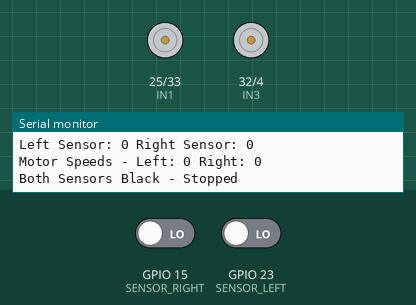
Bench run of a sketch on a simulated ESP32. Parts: motor-driver pin pairs drawn as motors (green arrow = first pin HIGH = forward, orange = second pin HIGH = backward, longer = more drive, scaled by the enable pin), the last lines printed to the serial monitor. Inputs (shaded band) come from the test bench; at power-on: GPIO 15 (SENSOR_RIGHT) LOW, GPIO 23 (SENSOR_LEFT) LOW.

Above: at 1.2 s.
1.3 s: GPIO 15 (SENSOR_RIGHT) driven HIGH
At 1.9 s:
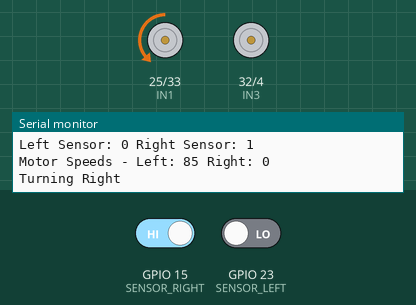
2.8 s: GPIO 23 (SENSOR_LEFT) driven HIGH
At 4.0 s:
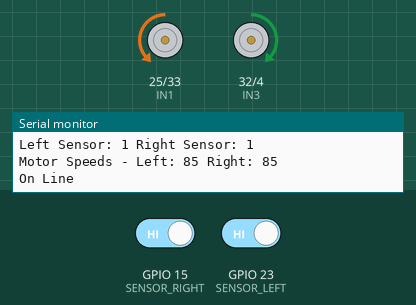
4.3 s: GPIO 15 (SENSOR_RIGHT) driven LOW
At 5.1 s:
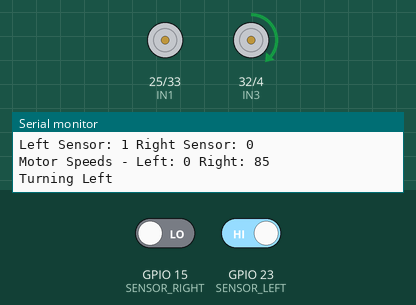
Timing chart, 0 to 7.3 s (numbered marks = the images above; inputs shaded):
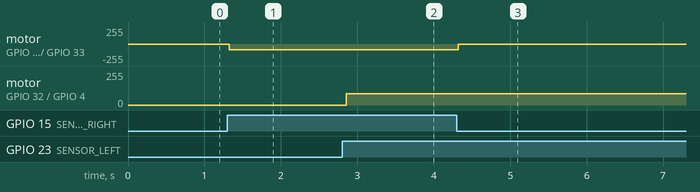

Measured:
- after the input at 1.3 s, motor on GPIO 25 (IN1) / GPIO 33 (IN2): stopped → backward 85/255 at once
- after the input at 2.8 s, motor on GPIO 32 (IN3) / GPIO 4 (IN4): stopped → forward 85/255 after 0.06 s
- after the input at 4.3 s, motor on GPIO 25 (IN1) / GPIO 33 (IN2): backward 85/255 → stopped at once

The sketch:

line-following-bot05.ino
```cpp
// EEE160 Project
// Bulaybulay
// Arcasa
// Line Following Robot

#include <Arduino.h>
#include <PID_v1.h>

// Motor Driver Pins
#define IN1 25   // Left Motor Forward
#define IN2 33   // Left Motor Backward
#define IN3 32   // Right Motor Forward
#define IN4 4    // Right Motor Backward
#define ENA 27   // Left Motor Speed Control
#define ENB 26   // Right Motor Speed Control

// IR Sensor Pins
#define SENSOR_LEFT 23   // Left Line Sensor
#define SENSOR_RIGHT 15  // Right Line Sensor

// PID Variables
double setpoint = 0;     // Desired position (center of the line)
double input = 0;        // Current position
double output = 0;       // PID correction

// PID Tuning Parameters
double Kp = 30.0;   // Proportional gain
double Ki = 2;      // Integral gain
double Kd = 6;      // Derivative gain

// Create PID instance
PID myPID(&input, &output, &setpoint, Kp, Ki, Kd, DIRECT);

// Base Motor Speeds
const int BASE_SPEED = 85;  // Adjust based on your motor characteristics
const int MAX_SPEED = 255;
const int MIN_SPEED = 0;

void setup() {
  // Motor Driver Pins Setup
  pinMode(IN1, OUTPUT);
  pinMode(IN2, OUTPUT);
  pinMode(IN3, OUTPUT);
  pinMode(IN4, OUTPUT);
  pinMode(ENA, OUTPUT);
  pinMode(ENB, OUTPUT);

  // Sensor Pins Setup
  pinMode(SENSOR_LEFT, INPUT);
  pinMode(SENSOR_RIGHT, INPUT);

  // Initialize Serial for debugging
  Serial.begin(9600);

  // PID Setup
  myPID.SetMode(AUTOMATIC);         // Turn on PID
  myPID.SetOutputLimits(-100, 100); // Limit PID output
  myPID.SetSampleTime(10);          // Update every 10ms
}

void drive(int leftSpeed, int rightSpeed) {
  // Left Motor Control
  if (leftSpeed > 0) {
    digitalWrite(IN1, LOW);
    digitalWrite(IN2, HIGH);
    analogWrite(ENA, leftSpeed);
  } else if (leftSpeed == 0) {
    // Stop left motor
    digitalWrite(IN1, LOW);
    digitalWrite(IN2, LOW);
    analogWrite(ENA, 0);
  } else {
    digitalWrite(IN1, HIGH);
    digitalWrite(IN2, LOW);
    analogWrite(ENA, abs(leftSpeed));
  }

  // Right Motor Control
  if (rightSpeed > 0) {
    digitalWrite(IN3, HIGH);
    digitalWrite(IN4, LOW);
    analogWrite(ENB, rightSpeed);
  } else if (rightSpeed == 0) {
    // Stop right motor
    digitalWrite(IN3, LOW);
    digitalWrite(IN4, LOW);
    analogWrite(ENB, 0);
  } else {
    digitalWrite(IN3, LOW);
    digitalWrite(IN4, HIGH);
    analogWrite(ENB, abs(rightSpeed));
  }

  // Debug motor speeds
  Serial.print("Motor Speeds - Left: ");
  Serial.print(leftSpeed);
  Serial.print(" Right: ");
  Serial.println(rightSpeed);
}

void loop() {
  // Read sensor values
  int leftSensor = digitalRead(SENSOR_LEFT);
  int rightSensor = digitalRead(SENSOR_RIGHT);

  // Debug print sensor states
  Serial.print("Left Sensor: ");
  Serial.print(leftSensor);
  Serial.print(" Right Sensor: ");
  Serial.println(rightSensor);

  // Compute line position and motor speeds
  if (leftSensor == HIGH && rightSensor == HIGH) {
    // Both sensors on white - continue forward
    input = 0;
    int leftSpeed = BASE_SPEED;
    int rightSpeed = BASE_SPEED;
    drive(leftSpeed, rightSpeed);
    Serial.println("On Line");
  }
  else if (rightSensor == HIGH) {
    // Right sensor on black - stop right motor to turn right
    input = 1;
    int leftSpeed = BASE_SPEED;
    int rightSpeed = 0;  // Stop right motor
    drive(leftSpeed, rightSpeed);
    Serial.println("Turning Right");
  }
  else if (leftSensor == HIGH) {
    // Left sensor on black - stop left motor to turn left
    input = -1;
    int leftSpeed = 0;  // Stop left motor
    int rightSpeed = BASE_SPEED;
    drive(leftSpeed, rightSpeed);
    Serial.println("Turning Left");
  }
  else {
    // Both sensors on black - stop both motors
    drive(0, 0);
    Serial.println("Both Sensors Black - Stopped");
  }

  // Compute PID (though less critical with direct motor stopping)
  myPID.Compute();

  // Small delay for stability and serial print readability
  delay(100);
}
```
